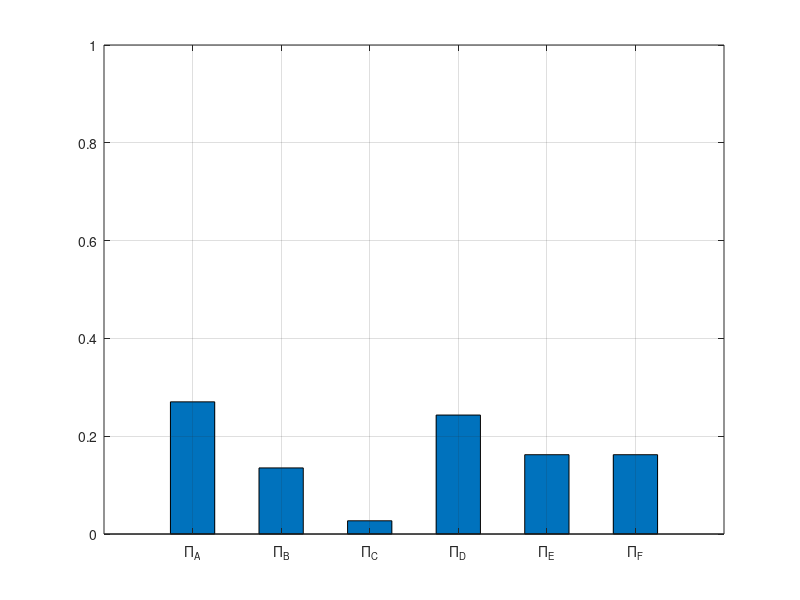

This figure's MATLAB source: (Note: this script raises an error after producing the figure.)
n=6;

e=[1,1,1,1,1,1]';
a=[0;0;0;0;0;0]; %hanging

alphas=0.0:0.075:1;
T=100000;
M=[0,0,0,1,1,0;0,0,0,0,0,1;0,1,0,0,0,0;1,0,0,0,0,0;0,1,0,1,0,0;1,1,1,1,1,1];
H=M;
for ii=1:n
    checker=0;
    for jj=1:n
        if(H(ii,jj)==1)
            checker=checker+1;
        end
    end
    if(checker~=0)
        H(ii,:)=H(ii,:)/checker;
    end

end
D=1/n*a*e';
Hprim=H+D;

%     name=m+" ";
%     f1=figure('Name',name);
for t=1:length(alphas)
    alpha=alphas(t);
    G=(1-alpha)*Hprim+alpha/n*e*e';
    Gt=G^T;
    ploter=1:6;
    %% PLOT

    bar(ploter',Gt(1,:),0.5);
    xlabel="state";
    ylabel="probability";
    axis([0,7,0,1]);
    xticklabels({'\Pi_A','\Pi_B','\Pi_C','\Pi_D','\Pi_E','\Pi_F'})
    grid on;


    %% GIF UTILITIES
    set(gcf,'color','w'); % set figure background to white
    drawnow;
    frame = getframe(1);
    im = frame2im(frame);
    [imind,cm] = rgb2ind(im,256);
    outfile = 'stationary.gif';


    % On the first loop, create the file. In subsequent loops, append.
    if t==1
        imwrite(imind,cm,outfile,'gif','DelayTime',0,'loopcount',inf);
    else
        imwrite(imind,cm,outfile,'gif','DelayTime',0,'writemode','append');
    end
end
